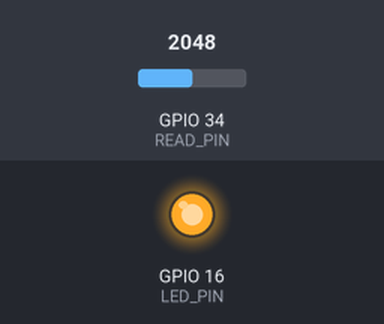
The program below on a simulated ESP32. On the bench: output pins drawn as LEDs (lit = HIGH). The test bench sets the inputs (shaded band); at power-on: GPIO 34 (READ_PIN) = 2048 (analog values on the 0–4095 scale). WiFi joins after 1.5 s; servers stay silent unless stated; uploads are accepted with an empty reply; what the program prints to the serial monitor is not drawn.

Above: at 3.6 s.
At 6.6 s:
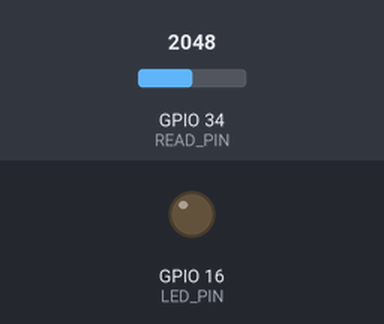
Timing chart, 0 to 8.1 s (numbered marks = the images above):
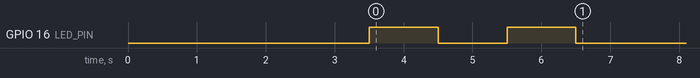

The program:

main.cpp
```cpp
#include <Arduino.h>
#include <ESPAsyncWebServer.h>
#include <WiFi.h>
#include <HTTPClient.h>
#include <esp_log.h>
#include <esp_task_wdt.h>

using namespace std;

static const char *TAG = "POSTE";

const int READ_PIN = 34;
const int LED_PIN = 16;
const int RESOLUTION = 12;

const int THRESHOLD = 2000;

// AP credentials
const char *ssid = "redes-renato";
const char *password = "12345678";
const char *serverName = "http://192.168.4.1/monitor";

AsyncWebServer server(80);


void baseStationSetup() {
  WiFi.softAP(ssid, password);
  Serial.println(WiFi.macAddress());

  IPAddress IP = WiFi.softAPIP();
  Serial.print("AP IP address: ");
  Serial.println(IP);

  server.on("/monitor", HTTP_POST, [](AsyncWebServerRequest *request) {
    AsyncWebParameter *p = request->getParam("light", true);
    String light = p->value();
    Serial.println(light);

    if (light.toInt() < THRESHOLD) {
      request->send_P(200, "text/plain", "off");
    }
    else {
      request->send_P(200, "text/plain", "on");
    }
  });

  // Start server
  server.begin();
}

void poleSetup() {
  WiFi.begin(ssid, password);
  Serial.println("Connecting");

  while (WiFi.status() != WL_CONNECTED) {
    delay(500);
    Serial.print(".");
  }

  Serial.println("");
  Serial.print("Connected to WiFi network with IP Address: ");
  Serial.println(WiFi.localIP());

  digitalWrite(LED_PIN, HIGH);
  delay(1000);
  digitalWrite(LED_PIN, LOW);
  delay(1000);
  digitalWrite(LED_PIN, HIGH);
  delay(1000);
  digitalWrite(LED_PIN, LOW);
}


int getLight() {
  analogReadResolution(RESOLUTION);

  int light = analogRead(READ_PIN);
  Serial.println("light: " + String(light));
  return light;
}


void baseStationLoop() {
  Serial.println(WiFi.macAddress());

  IPAddress IP = WiFi.softAPIP();
  Serial.print("AP IP address: ");
  Serial.println(IP);
  delay(5000);
}

void poleLoop() {
  while (true) {
    WiFiClient client;
    HTTPClient http;

    http.begin(client, serverName);
    http.addHeader("Content-Type", "application/x-www-form-urlencoded");

    // Send HTTP POST request
    Serial.println("Sending POST request");
    int httpResponseCode = http.POST("light=" + String(getLight()));
    Serial.println(httpResponseCode);
    String payload = http.getString();
    Serial.println(payload);

    if (payload == "on") {
      digitalWrite(LED_PIN, HIGH);
    } else {
      digitalWrite(LED_PIN, LOW);
    }


    // Free resources
    http.end();
    delay(500);
  }

}

void setup() {
  pinMode(LED_PIN, OUTPUT);
  pinMode(READ_PIN, INPUT);
  Serial.begin(9600);
  delay(2000);

  if (strcmp(TAG, "BS") == 0) {
    Serial.println("setup base");
    baseStationSetup();
  } else {
    Serial.println("setup pole");
    poleSetup();
  }
}

void loop() {
  if (strcmp(TAG, "BS") == 0) {
    Serial.println("loop base");
    baseStationLoop();
  } else {
    Serial.println("loop pole");
    poleLoop();
  }
}
```
